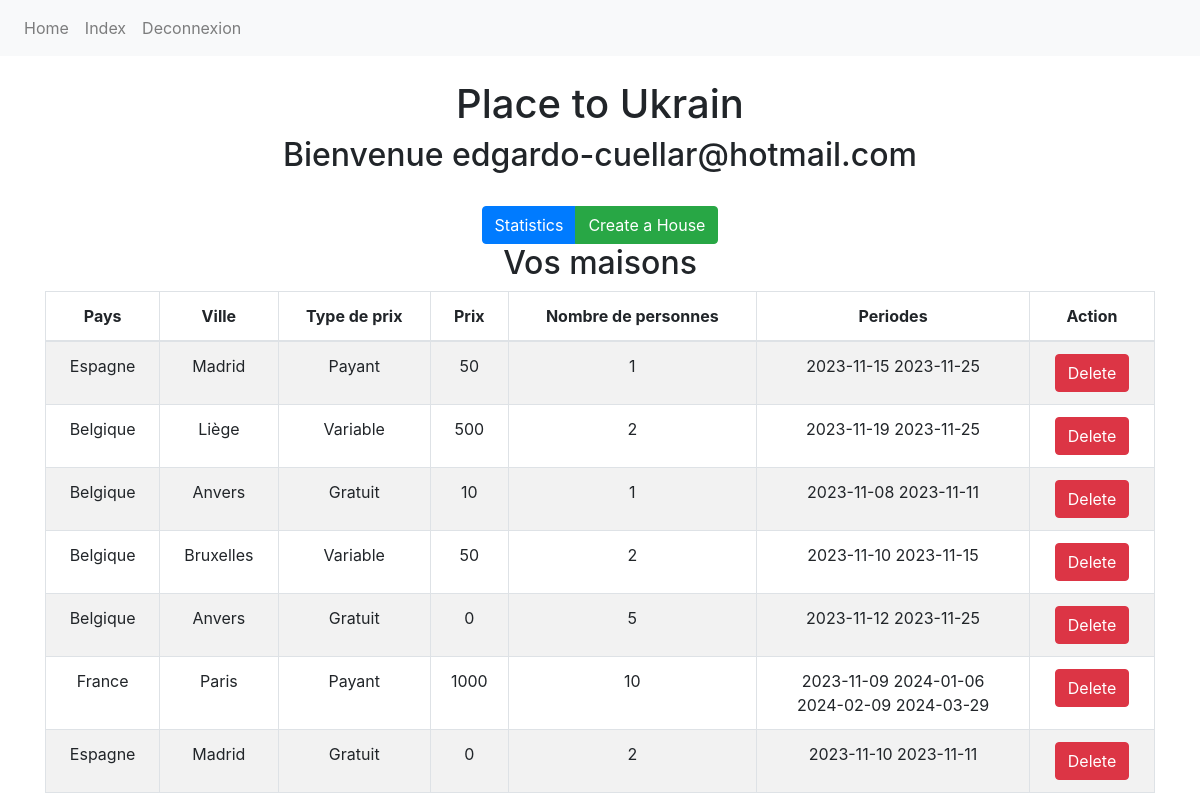
/index/ (signed in), run on an earlier commit of the app's database.
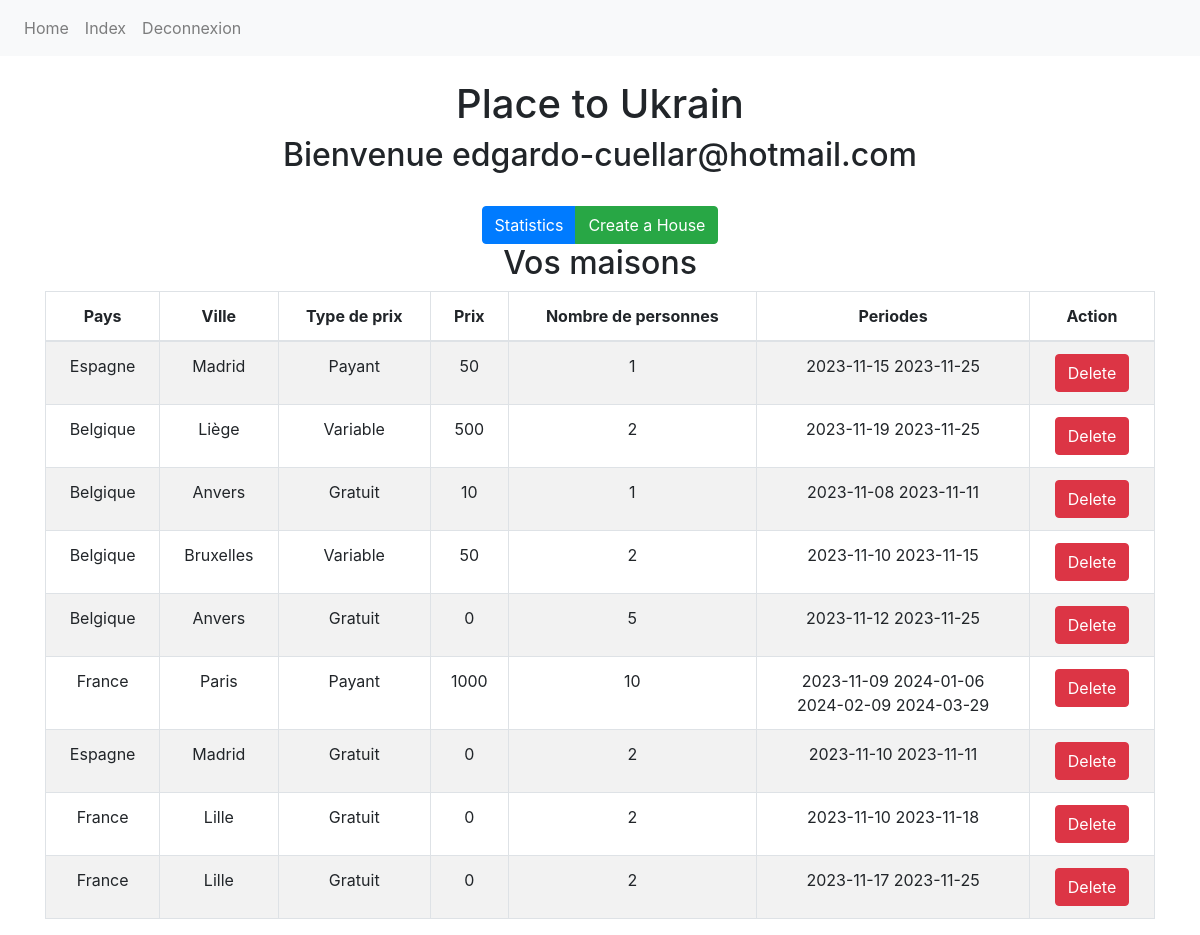
And on a later commit of the database.
### PlaceToUkrain/models/user.py (models this page shows, shortened)
class UkrUser(models.Model):
    email = models.EmailField(unique=True)
    password = models.CharField(max_length=128)
    is_host = models.BooleanField(default=False)
    @staticmethod
    def get_user_by_id(id):
        try:
            return UkrUser.objects.get(id=id)
        except:
            return False

### PlaceToUkrain/models/house.py (models this page shows, shortened)
class House(models.Model):
    country = models.CharField(max_length=128)
    city = models.CharField(max_length=128)
    price_type = models.CharField(max_length=128, choices=PRICE_TYPE_CHOICES)
    price = models.IntegerField()
    people = models.IntegerField()
    user_id = models.IntegerField()
    @staticmethod
    def get_houses_by_user_id(id):
        return House.objects.filter(user_id=id)

### PlaceToUkrain/models/period.py (models this page shows, shortened)
class Period(models.Model):
    house = models.ForeignKey(House, on_delete=models.CASCADE, null=True, blank=True)
    start_date = models.DateField()
    end_date = models.DateField()
    def __str__(self):
        return str(self.start_date) + " " + str(self.end_date)
    @staticmethod
    def get_periods_by_house(house):
        return Period.objects.filter(house=house)

### PlaceToUkrain/views/index.py (the view)
# urls.py: path('index/', IndexView.as_view(), name='index'),
class IndexView(View):
    def get(self, request):
        if not request.session.get('user'):
            return redirect('login')
        user = UkrUser.get_user_by_id(request.session.get('user'))
        houses = House.get_houses_by_user_id(request.session.get('user'))
        houses_periods = []
        for house in houses:
            houses_periods.append((house, Period.get_periods_by_house(house)))
        return render(request, 'index.html', {'user': user, 'houses_periods': houses_periods})

### PlaceToUkrain/templates/index.html (shortened to what this page needs)
{% extends 'base.html' %}
{% block content %}
  <div class="text-center">
    <h1>Place to Ukrain</h1>
    <h2>Bienvenue {{user.email}}</h2>
    <div class="btn-group mt-4" role="group">
      <a href="{% url 'statistics' %}" class="btn btn-primary">Statistics</a>
      {% if user.is_host %}
        <a href="{% url 'create_house' %}" class="btn btn-success">Create a House</a>
      {% else %}
        <a href="{% url 'search' %}" class="btn btn-info">Search for a House</a>
      {% endif %}
    </div>
    {% if user.is_host %}
        <h2>Vos maisons</h2>
        <table class="table table-bordered table-striped">
        <thead>
            <tr>
              <th>Pays</th>
              <th>Ville</th>
              <th>Type de prix</th>
              <th>Prix</th>
              <th>Nombre de personnes</th>
              <th>Periodes</th>
              <th>Action</th>
            </tr>
        </thead>
        <tbody>
            {% for house_period in houses_periods %}
            <tr>
                <td>{{ house_period.0.country }}</td>
                <td>{{ house_period.0.city }}</td>
                <td>{{ house_period.0.get_price_type_display }}</td>
                <td>{{ house_period.0.price }}</td>
                <td>{{ house_period.0.people }}</td>
                <td>
                  {% for period in house_period.1 %}
                    {{ period }}<br>
                  {% endfor %}
                </td>
                <td>
                  <form method="post" action="{% url 'delete_house' house_period.0.id %}">
                      <button type="submit" class="btn btn-danger">Delete</button>
                  </form>
                </td>
            </tr>
            {% endfor %}
        </tbody>
        </table>
    {% endif %}
  </div>
{% endblock %}

### PlaceToUkrain/templates/base.html (shortened to what this page needs)
<!DOCTYPE html>
<html lang="en">
<head>
    <link rel="stylesheet" href="https://maxcdn.bootstrapcdn.com/bootstrap/4.5.2/css/bootstrap.min.css">
</head>
<body>
    <nav class="navbar navbar-expand-lg navbar-light bg-light">
        <div class="collapse navbar-collapse" id="navbarNav">
            <ul class="navbar-nav">
                <li class="nav-item">
                    <a class="nav-link" href="/">Home</a>
                </li>
                {% if request.session.user %}
                    <li class="nav-item">
                        <a class="nav-link" href="{% url 'index' %}">Index</a>
                    </li>
                    <li class="nav-item">
                        <a class="nav-link" href="{% url 'logout' %}">Deconnexion</a>
                    </li>
                {% endif %}
            </ul>
        </div>
    </nav>
    <div class="container mt-4">
        {% block content %}{% endblock %}
    </div>
</body>
</html>

What changed in the data, as far as the page shows it:
added House: country "France", city "Lille", price_type "Gratuit", price "0", people "2"
added Period: start_date+end_date "2023-11-10 2023-11-18", shown under "France"
added House: country "France", city "Lille", price_type "Gratuit", price "0", people "2"
added Period: start_date+end_date "2023-11-17 2023-11-25", shown under "France"
